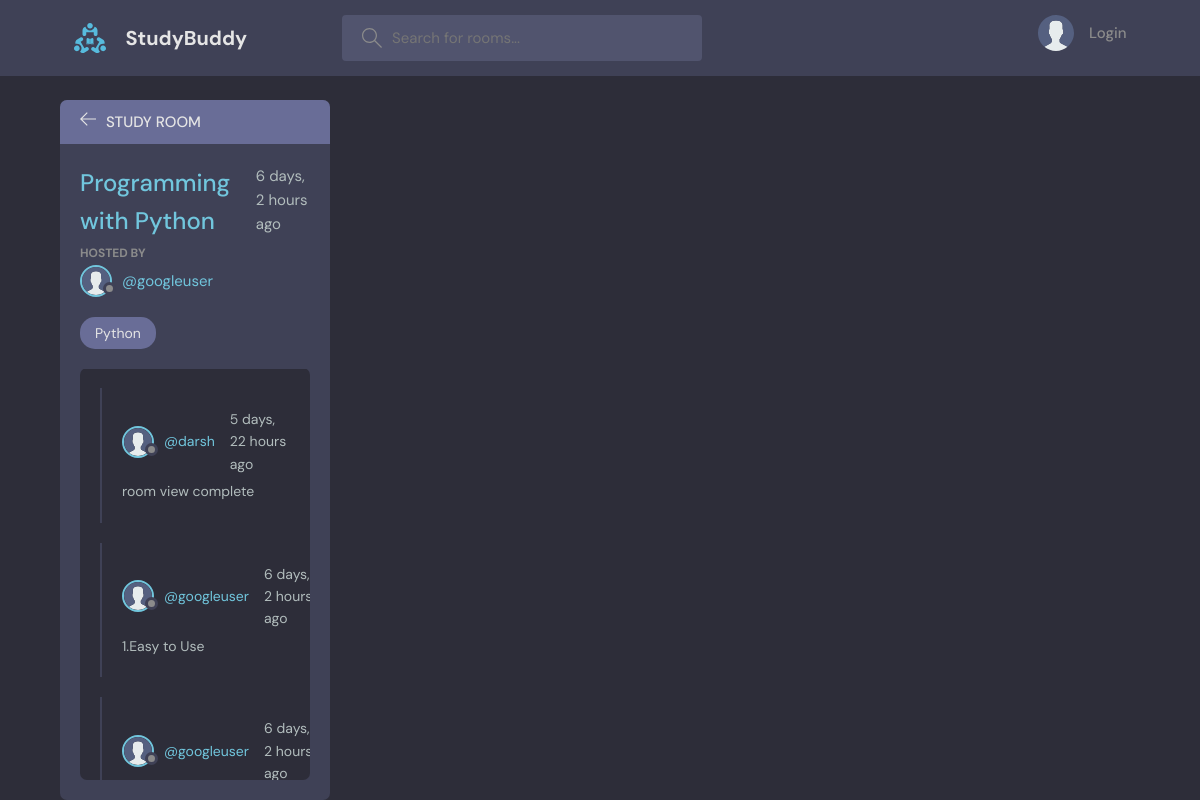
/room/9/, run on the app's committed database.
### base/models.py (models this page shows, shortened)
class Room(models.Model):
    host = models.ForeignKey(User , on_delete=models.SET_NULL , null=True)
    topic = models.ForeignKey(Topic, on_delete=models.SET_NULL, null=True) #On deleting the topic the room associated with it don't get deleted from the database
    name = models.CharField(max_length=200)
    description = models.TextField(null=True, blank = True)#null=True means user  can keep this field empty
    participants =models.ManyToManyField(User, related_name="participants", blank = True)
    updated = models.DateTimeField(auto_now=True) # Takes time stamp every time a user submits or saves.
    created = models.DateTimeField(auto_now_add=True) #  Takes time stamp when we first submit or save(created time).
    class Meta:
        ordering = ['-updated', '-created']

class Topic(models.Model):
    name = models.CharField(max_length=200)
    def __str__(self):
        return self.name

class Message(models.Model):
    user = models.ForeignKey(User , on_delete=models.CASCADE) #Where User is a class Imported from django.contrib line 2
    room =models.ForeignKey(Room, on_delete=models.CASCADE) #One to Many relation i.e one user can have multiple rooms.
    body = models.TextField()
    updated = models.DateTimeField(auto_now=True)
    created = models.DateTimeField(auto_now_add=True)
    class Meta:
        ordering = ['-updated', '-created']

### base/views.py (the view, shortened to what this page needs)
# urls.py: path('room/<str:pk>/', views.room , name= 'room'),
def room(request, pk):
    room = Room.objects.get(id=pk) #Returns the room of the specified id
    room_messages = room.message_set.all()#set of messages related to a particular room(Messages Class).
    participants = room.participants.all()
    context = {'room': room, 'room_messages':room_messages, 'participants': participants} #When the link is clicked the room associated with it is displayed on the window
    return render(request, "base/room.html", context) #Displays the templates on the browser window.

### base/templates/base/room.html (shortened to what this page needs)
{% extends 'main.html' %}
{% block content %}
{% load static %}
    <main class="profile-page layout layout--2">
      <div class="container">
        <div class="room">
          <div class="room__top">
            <div class="room__topLeft">
              <a href="{% url 'home' %}">
                <svg version="1.1" xmlns="http://www.w3.org/2000/svg" width="32" height="32" viewBox="0 0 32 32">
                  <title>arrow-left</title>
                  <path
                    d="M13.723 2.286l-13.723 13.714 13.719 13.714 1.616-1.611-10.96-10.96h27.625v-2.286h-27.625l10.965-10.965-1.616-1.607z"
                  ></path>
                </svg>
              </a>
              <h3>Study Room</h3>
            </div>
          </div>
          <div class="room__box scroll">
            <div class="room__header scroll">
              <div class="room__info">
                <h3>{{room.name}}</h3>
                <span>{{room.created|timesince}} ago</span>
              </div>
              <div class="room__hosted">
                <p>Hosted By</p>
                <a href="{% url 'user-profile' room.host.id %}" class="room__author">
                  <div class="avatar avatar--small">
                    <img src="{% static 'images/avatar.svg' %}" />
                  </div>
                  <span>@{{room.host.username}}</span>
                </a>
              </div>
              <span class="room__topics">{{room.topic}}</span>
            </div>
            <div class="room__conversation">
              <div class="threads scroll">
                {% for message in room_messages %}
                <div class="thread">
                  <div class="thread__top">
                    <div class="thread__author">
                      <a href="{% url 'user-profile' message.user.id %}" class="thread__authorInfo">
                        <div class="avatar avatar--small">
                          <img src="{% static 'images/avatar.svg' %}" />
                        </div>
                        <span>@{{message.user.username}}</span>
                      </a>
                      <span class="thread__date">{{message.created|timesince}} ago</span>
                    </div>
                  </div>
                  <div class="thread__details">
                   {{message.body}}
                  </div>
                </div>
                {% endfor %}
              </div>
            </div>
          </div>
      </div>
    </main>
{% endblock content %}

### static/styles/style.css (style rules this page uses)
:root { --color-main: #71c6dd; --color-main-light: #e1f6fb; --color-dark: #3f4156; --color-dark-medium: #51546e; --color-dark-light: #696d97; --color-light: #e5e5e5; --color-gray: #8b8b8b; --color-light-gray: #b2bdbd; --color-bg: #2d2d39; --color-success: #5dd693; --color-error: #fc4b0b; }
* { font-family: "DM Sans", -apple-system, BlinkMacSystemFont, "Segoe UI", Roboto, Oxygen, Ubuntu, Cantarell, "Open Sans", "Helvetica Neue", sans-serif; margin: 0; padding: 0; box-sizing: border-box; text-rendering: optimizeLegibility; font-size: inherit; }
html { font-size: 56.25%; }
@media only screen and (min-width: 1200px) { html { font-size: 62.5%; } }
body { line-height: 1.6; font-weight: 400; font-size: 1.5rem; color: var(--color-light-gray); background-color: var(--color-bg); min-height: 100vh; }
img { width: 100%; }
a { display: inline-block; color: var(--color-main); text-decoration: none; }
.container { max-width: 120rem; width: 90%; margin: auto; }
.avatar { position: relative; display: inline-block; border-radius: 50%; border: 2px solid var(--color-main); }
.avatar img { display: block; border-radius: 50%; object-fit: cover; object-position: center; }
.avatar::after { content: ""; display: block; position: absolute; background-color: var(--color-gray); z-index: 111; border-radius: 50%; border: 0.3rem solid var(--color-dark); }
.avatar.avatar--small img { width: 2.8rem; height: 2.8rem; }
.avatar.avatar--small:after { width: 0.7rem; height: 0.7rem; bottom: 0px; right: -6px; }
.layout { margin-top: 2.4rem; }
.layout > .container { display: flex; justify-content: space-between; align-items: flex-start; }
.layout--2 > .container > div:first-child { flex-basis: 72%; }
.layout--2 > .container > div:last-child { flex-basis: 25%; }
.room, .participants { background: var(--color-dark); max-height: 87.5vh; border-radius: 0.7rem; overflow: hidden; position: relative; }
.room__top, .participants__top { background: var(--color-dark-light); display: flex; justify-content: space-between; align-items: center; padding: 1rem 2rem; position: relative; }
.room__top svg, .thread__top svg { width: 1.6rem; height: 1.6rem; fill: var(--color-light); cursor: pointer; }
.room__topLeft { display: flex; align-items: flex-end; gap: 1rem; }
.room__topLeft h3, .participants__top { text-transform: uppercase; font-weight: 500; color: var(--color-light); }
.room__topLeft svg { width: 1.6rem; height: 1.6rem; fill: var(--color-light); }
.room__header { max-height: 30vh; overflow-y: auto; position: absolute; width: 95%; background: var(--color-dark); z-index: 999; top: 4.4rem; padding-top: 2rem; padding-bottom: 1rem; }
.room__box { padding-left: 2rem; padding-right: 2rem; height: 80.5vh; padding-bottom: 0; }
.room__info { display: flex; justify-content: space-between; }
.room__info h3 { font-size: 2.4rem; font-weight: 500; color: var(--color-main); }
.room__hosted p { text-transform: uppercase; color: var(--color-gray); font-size: 1.2rem; font-weight: 700; line-height: 2; }
.room__author { display: flex; gap: 1rem; align-items: center; margin-bottom: 1rem; transition: all 0.3s ease-in-out; }
.room__topics { padding: 0.5rem 1.5rem; background: var(--color-dark-light); color: var(--color-light); display: inline-block; font-size: 1.4rem; border-radius: 1.5rem; margin: 1rem 0; }
.room__conversation { margin-top: 1rem; margin-bottom: 4rem; height: 64%; }
.threads { background: var(--color-bg); border-radius: 0.7rem; overflow-y: auto; height: 100%; margin-top: 28vh; padding: 0 2rem 4rem 2rem; }
.thread { border-left: 2px solid var(--color-dark); padding-left: 1rem; margin: 2rem 0; padding: 2rem; }
.thread__top { display: flex; align-items: center; justify-content: space-between; }
.thread__author { display: flex; align-items: center; gap: 1.5rem; font-size: 1.4rem; }
.thread__authorInfo { display: flex; align-items: center; gap: 1rem; }
.thread__details { font-size: 1.4rem; margin-top: 0.5rem; }

### data on the page
Room: name "Programming with Python", created "6 days, 2 hours", host.username "googleuser", topic "Python"
Message: user.username "darsh", created "5 days, 22 hours", body "room view complete"
Message: user.username "googleuser", created "6 days, 2…", body "1.Easy to Use"
Message: user.username "googleuser", created "6 days, 2…"
